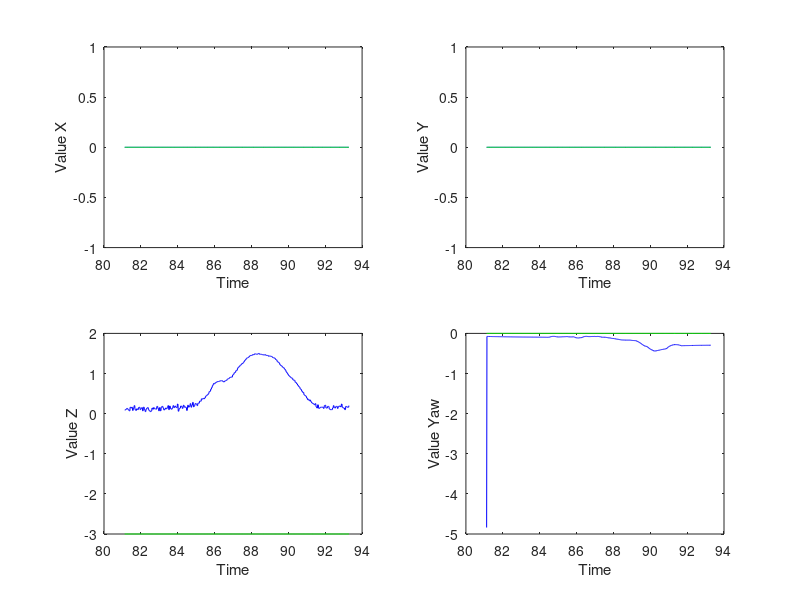
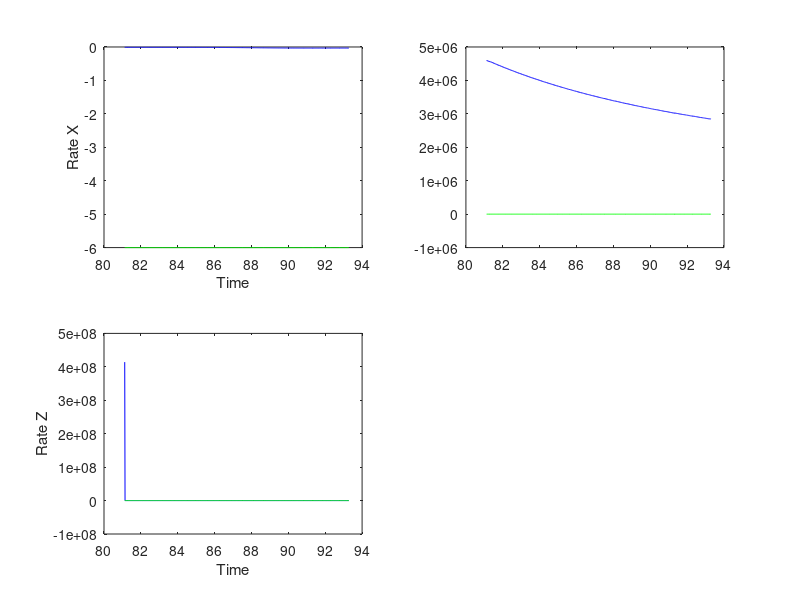
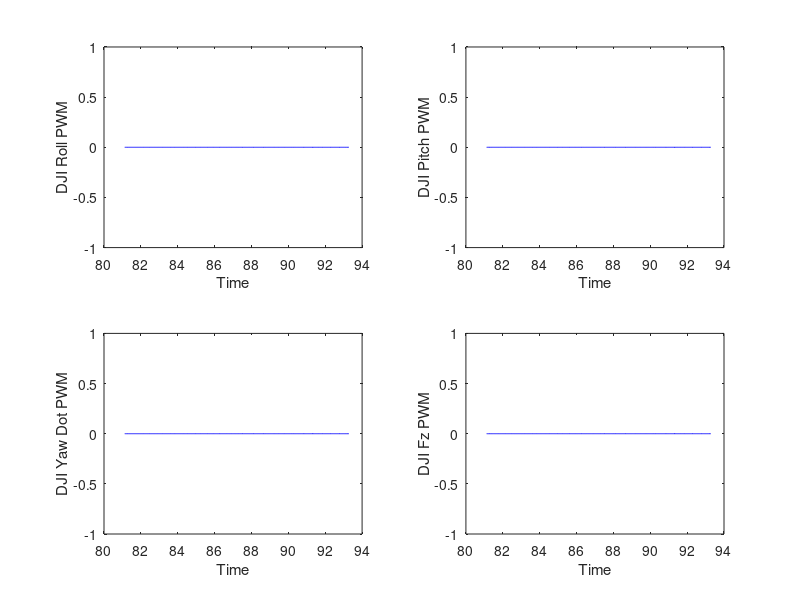
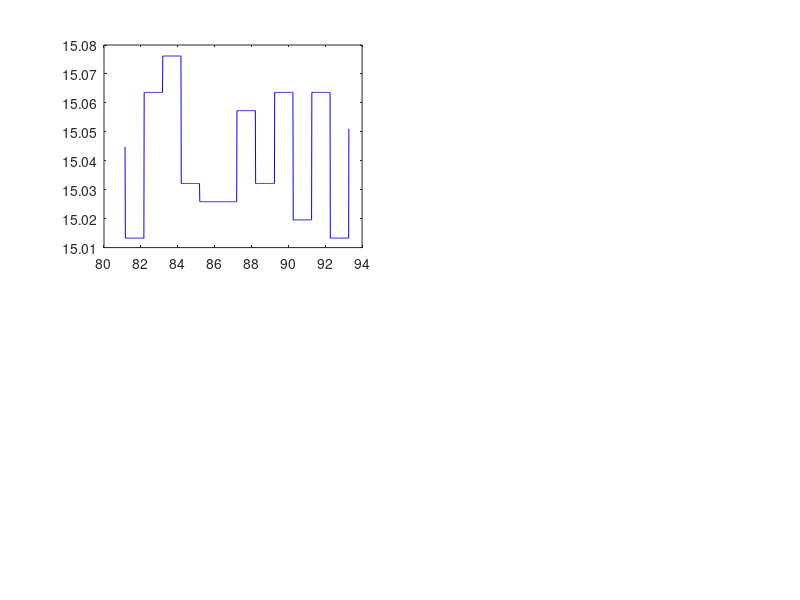

Here is the MATLAB script that generated these plots, in order:
close all
clc
clf
log = load('./W16-02-13-NewFilter/LOG93.TXT');

% parsing the data
Time          = log(:,1);
Mode          = log(:,2);
Imu_AccX      = log(:,3);
Imu_AccY      = log(:,4);
Imu_AccZ      = log(:,5);
Imu_AngRateX  = log(:,6);
Imu_AngRateY  = log(:,7);
Imu_AngRateZ  = log(:,8);
Imu_MagX      = log(:,9);
Imu_MagY      = log(:,10);
Imu_MagZ      = log(:,11);
Imu_Rot       = log(:,12:20);
Px4_Xdot      = log(:,21);
Px4_Ydot      = log(:,22);
Px4_Qual      = log(:,23);
Lidar_Dist    = log(:,24);
Camera_X      = log(:,25);
Camera_Y      = log(:,26);
Camera_Yaw    = log(:,27);
Camera_T      = log(:,28);
Filter_X      = log(:,29);
Filter_Y      = log(:,30);
Filter_Z      = log(:,31);
Filter_Xdot   = log(:,32);
Filter_Ydot   = log(:,33);
Filter_Zdot   = log(:,34);
Filter_Roll   = log(:,35);
Filter_Pitch  = log(:,36);
Imu_Comp_Yaw  = log(:,37);
Val_P_X       = log(:,38);
Val_I_X       = log(:,39);
Val_D_X       = log(:,40);
Val_P_Y       = log(:,41);
Val_I_Y       = log(:,42);
Val_D_Y       = log(:,43);
Val_P_Z       = log(:,44);
Val_I_Z       = log(:,45);
Val_D_Z       = log(:,46);
Val_P_Yaw     = log(:,47);
Val_I_Yaw     = log(:,48);
Val_D_Yaw     = log(:,49);
Rate_P_X      = log(:,50);
Rate_I_X      = log(:,51);
Rate_D_X      = log(:,52);
Rate_P_Y      = log(:,53);
Rate_I_Y      = log(:,54);
Rate_D_Y      = log(:,55);
Rate_P_Z      = log(:,56);
Rate_I_Z      = log(:,57);
Rate_D_Z      = log(:,58);
Rate_P_Yaw    = log(:,59);
Rate_I_Yaw    = log(:,60);
Rate_D_Yaw    = log(:,61);
Setpt_X       = log(:,62);
Setpt_Y       = log(:,63);
Setpt_Z       = log(:,64);
Setpt_Yaw     = log(:,65);
Setpt_Xdot    = log(:,66);
Setpt_Ydot    = log(:,67);
Setpt_Zdot    = log(:,68);
PID_Ux        = log(:,69);
PID_Uy        = log(:,70);
PID_Uz        = log(:,71);
PID_Yawdot    = log(:,72);
Flag_Xval     = log(:,73);
Flag_Yval     = log(:,74);
Flag_Zval     = log(:,75);
Flag_Xrate    = log(:,76);
Flag_Yrate    = log(:,77);
Flag_Zrate    = log(:,78);
Flag_Yawl     = log(:,79);
Battery       = log(:,80);
DJI_Roll      = log(:,81);
DJI_Pitch     = log(:,82);
DJI_Yawdot    = log(:,83);
DJI_Fz        = log(:,84);
AtomFlag          = log(:,85);
DJI_Roll_RAW      = log(:,86);
DJI_Pitch_RAW     = log(:,87);
DJI_Fz_RAW    = log(:,88);
DJI_YawRate_RAW        = log(:,89);

PPM_1 = log(:, 90);
PPM_2 = log(:, 91);
PPM_3 = log(:, 92);
PPM_4 = log(:, 93);

msTime = log(:, 94);
lidarTime = log(:, 95);
px4Time = log(:, 96);
imuTime = log(:, 97);
poseTime = log(:, 98);
refYaw = log(:, 99);

clf

disc_Zdot = Filter_Zdot;
%%
for i = 2:length(Time)
    disc_Zdot(i) = (Lidar_Dist(i) - Lidar_Dist(i - 1)) / (Time(i) - Time(i-1));
end

%% plot
% figure 1 values
figure(1)
subplot(221)
plot(Time, Filter_X, 'b', Time, Setpt_X, 'g')
xlabel('Time')
ylabel('Value X')

subplot(222)
plot(Time, Filter_Y, 'b', Time, Setpt_Y, 'g')
xlabel('Time')
ylabel('Value Y')

subplot(223)
plot(Time, Lidar_Dist, 'b', Time, Setpt_Z, 'g')
xlabel('Time')
ylabel('Value Z')

subplot(224)
plot(Time, Imu_Comp_Yaw, 'b', Time, Setpt_Yaw, 'g')
xlabel('Time')
ylabel('Value Yaw')



% figure 2 rates
figure(2)
subplot(221)
plot(Time, Filter_Xdot, 'b', Time, Setpt_Xdot, 'g')
xlabel('Time')
ylabel('Rate X')

subplot(222)
xlabel('Time')
ylabel('Rate Y')
plot(Time, Filter_Ydot, 'b', Time, Setpt_Ydot, 'g')


subplot(223)
% plot(Time, Filter_Zdot, 'b', Time, Setpt_Zdot, 'g')
plot(Time, disc_Zdot, 'b', Time, Setpt_Zdot, 'g')
xlabel('Time')
ylabel('Rate Z')

% figure 3 DJI
figure(3)
title('RC Pilot Input (R, P, Y, T)');
subplot(221)
plot(Time, DJI_Roll, 'b')
xlabel('Time');
ylabel('DJI Roll PWM');
subplot(222)
plot(Time, DJI_Pitch, 'b')
xlabel('Time');
ylabel('DJI Pitch PWM');
subplot(223)
plot(Time, DJI_Yawdot, 'b')
xlabel('Time');
ylabel('DJI Yaw Dot PWM');
subplot(224)
plot(Time, DJI_Fz, 'b')
xlabel('Time');
ylabel('DJI Fz PWM');

%
%% figure 4 others
figure(4)
subplot(221)
xlabel('Time')
ylabel('Battery')
plot(Time, Battery, 'b')


%% figure 5 DJI RAW
figure(5)
subplot(221)
xlabel('Time')
ylabel('DJI Roll Raw')
plot(Time, DJI_Roll_RAW, 'b')
subplot(222)
xlabel('Time')
ylabel('DJI Pitch Raw')
plot(Time, DJI_Pitch_RAW, 'b')
subplot(224)
xlabel('Time')
ylabel('DJI Yaw Dot Raw')
plot(Time, DJI_YawRate_RAW, 'b')
subplot(223)
plot(Time, DJI_Fz_RAW, 'b')
xlabel('Time')
ylabel('DJI Fz Raw')

figure(6)
subplot(221)
plot(Time, PID_Uz, 'b')
xlabel('time')
ylabel('pid uz')


%figure(7)
%
%plot(Time, Rate_P_Z, 'b')

% figure 6 PID 
figure(80)
subplot(231)
plot(Time, Val_P_Z, 'b')
xlabel('Time')
ylabel('VAL P')
grid on

subplot(232)
plot(Time, Val_I_Z, 'b')
xlabel('Time')
ylabel('VAL I')
grid on

subplot(233)
plot(Time, Val_D_Z, 'b')
xlabel('Time')
ylabel('VAL D')
grid on

subplot(234)
plot(Time, Rate_P_Z, 'b')
xlabel('Time')
ylabel('Rate P')
grid on

subplot(235)
plot(Time, Rate_I_Z, 'b')
xlabel('Time')
ylabel('Rate I')
grid on

subplot(236)
plot(Time, Rate_D_Z, 'b')
xlabel('Time')
ylabel('Rate D')
grid on

%% 
figure(20)
subplot(221)
plot(Time, Px4_Xdot, 'b')
xlabel('Time')
ylabel('Px4 X vel')
grid on

subplot(222)
plot(Time, Px4_Ydot, 'b')
xlabel('Time')
ylabel('Px4 Y vel')
grid on

subplot(223)
plot(Time, Px4_Qual, 'b')
xlabel('Time')
ylabel('Qual')
grid on

figure(21)
plot(Time, Mode, 'b');
ylabel('Mode')
grid on


figure(22)
plot(Time, PPM_3, 'b');
ylabel('Chan 3 PPM')

figure(124)
plot(Time, PPM_1, Time, PPM_2, Time, PPM_3, Time, PPM_4);
title('PPM Values')

figure(23)
subplot(221)
plot(Time, atan2(Imu_Rot(:, 6), Imu_Rot(:, 9)), 'b')
ylabel('Roll')

subplot(222)
plot(Time, asin(-Imu_Rot(:, 3)), 'b')
ylabel('Pitch')

subplot(223)
plot(Time, atan2(Imu_Rot(:, 2), Imu_Rot(:, 1)), 'b')
ylabel('Yaw')

%%
figure(24)
subplot(221)
plot(Time, Val_P_Z)
ylabel('VAL_P_Z')

subplot(222)
plot(Time, Val_I_Z)
ylabel('VAL_I_Z')

subplot(223)
plot(Time, Val_D_Z)
ylabel('VAL_D_Z')


figure(25)
subplot(221)
plot(Time, Imu_AccX, 'b');
ylabel('Ax');

subplot(222)
plot(Time, Imu_AccY, 'b');
ylabel('Ay');

subplot(223);
plot(Time, Imu_AccZ, 'b');
ylabel('Az');

figure(100)
hold on;
plot(Time, Lidar_Dist, 'k');
plot(Time, -Filter_Z, '--b');
hold off;
ylabel('Z Filter')
xlabel('Time')

figure(101)
hold on;
plot(Time(2:end), lidarTime(2:end), 'g');
ylabel('Latest Lidar Timestamp');
xlabel('Time');
hold off;

%%
Real_Time_for_this_log = (Time(end) - Time(1)) / 60
